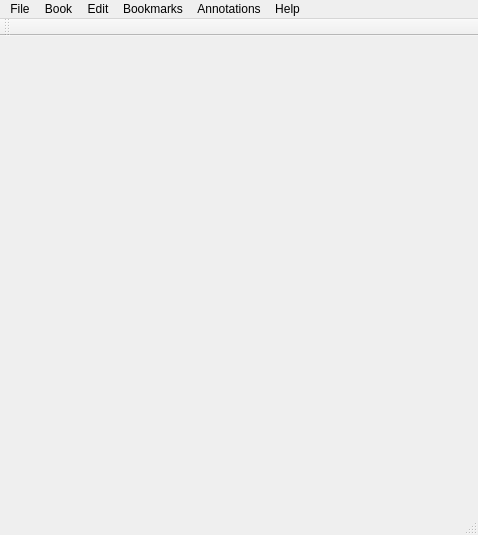
<?xml version="1.0" encoding="UTF-8"?>
<ui version="4.0">
 <class>MainWindow</class>
 <widget class="QMainWindow" name="MainWindow">
  <property name="geometry">
   <rect>
    <x>0</x>
    <y>0</y>
    <width>478</width>
    <height>535</height>
   </rect>
  </property>
  <property name="windowTitle">
   <string>MainWindow</string>
  </property>
  <widget class="QWidget" name="centralwidget">
   <layout class="QGridLayout" name="gridLayout_2"/>
  </widget>
  <widget class="QMenuBar" name="menubar">
   <property name="geometry">
    <rect>
     <x>0</x>
     <y>0</y>
     <width>478</width>
     <height>33</height>
    </rect>
   </property>
   <widget class="QMenu" name="menuFile">
    <property name="title">
     <string>File</string>
    </property>
    <addaction name="actionOpen_a_book"/>
    <addaction name="separator"/>
    <addaction name="actionExit"/>
   </widget>
   <widget class="QMenu" name="menuEdit">
    <property name="title">
     <string>Edit</string>
    </property>
   </widget>
   <widget class="QMenu" name="menuBookmarks">
    <property name="title">
     <string>Bookmarks</string>
    </property>
    <widget class="QMenu" name="menuRecent">
     <property name="title">
      <string>Recent</string>
     </property>
     <addaction name="action_3"/>
    </widget>
    <addaction name="actionNew_Bookmark"/>
    <addaction name="actionManage_Bookmark"/>
    <addaction name="separator"/>
    <addaction name="menuRecent"/>
   </widget>
   <widget class="QMenu" name="menuHelp">
    <property name="title">
     <string>Help</string>
    </property>
    <addaction name="actionAbout"/>
   </widget>
   <widget class="QMenu" name="menuAnnotations">
    <property name="title">
     <string>Annotations</string>
    </property>
   </widget>
   <widget class="QMenu" name="menuBook">
    <property name="title">
     <string>Book</string>
    </property>
    <widget class="QMenu" name="menuRecent_books">
     <property name="title">
      <string>Recent books</string>
     </property>
     <addaction name="action_5"/>
    </widget>
    <addaction name="actionOpen_book"/>
    <addaction name="menuRecent_books"/>
    <addaction name="separator"/>
    <addaction name="actionDownload_book"/>
   </widget>
   <addaction name="menuFile"/>
   <addaction name="menuBook"/>
   <addaction name="menuEdit"/>
   <addaction name="menuBookmarks"/>
   <addaction name="menuAnnotations"/>
   <addaction name="menuHelp"/>
  </widget>
  <widget class="QStatusBar" name="statusbar"/>
  <widget class="QToolBar" name="toolBar">
   <property name="windowTitle">
    <string>toolBar</string>
   </property>
   <attribute name="toolBarArea">
    <enum>TopToolBarArea</enum>
   </attribute>
   <attribute name="toolBarBreak">
    <bool>false</bool>
   </attribute>
  </widget>
  <action name="actionNew_Bookmark">
   <property name="text">
    <string>New</string>
   </property>
  </action>
  <action name="actionManage_Bookmark">
   <property name="text">
    <string>Manage</string>
   </property>
  </action>
  <action name="actionOpen_a_book">
   <property name="text">
    <string>Open EPUB/PDF</string>
   </property>
  </action>
  <action name="action_3">
   <property name="text">
    <string/>
   </property>
  </action>
  <action name="actionOpen_book">
   <property name="text">
    <string>Open book</string>
   </property>
  </action>
  <action name="actionExit">
   <property name="text">
    <string>Exit</string>
   </property>
  </action>
  <action name="actionAbout">
   <property name="text">
    <string>About</string>
   </property>
  </action>
  <action name="action_5">
   <property name="text">
    <string/>
   </property>
  </action>
  <action name="actionDownload_book">
   <property name="text">
    <string>Download book</string>
   </property>
  </action>
 </widget>
 <resources/>
 <connections>
  <connection>
   <sender>actionManage_Bookmark</sender>
   <signal>triggered()</signal>
   <receiver>MainWindow</receiver>
   <slot>showFullScreen()</slot>
   <hints>
    <hint type="sourcelabel">
     <x>-1</x>
     <y>-1</y>
    </hint>
    <hint type="destinationlabel">
     <x>246</x>
     <y>230</y>
    </hint>
   </hints>
  </connection>
  <connection>
   <sender>actionExit</sender>
   <signal>triggered()</signal>
   <receiver>MainWindow</receiver>
   <slot>close()</slot>
   <hints>
    <hint type="sourcelabel">
     <x>-1</x>
     <y>-1</y>
    </hint>
    <hint type="destinationlabel">
     <x>246</x>
     <y>230</y>
    </hint>
   </hints>
  </connection>
 </connections>
</ui>
